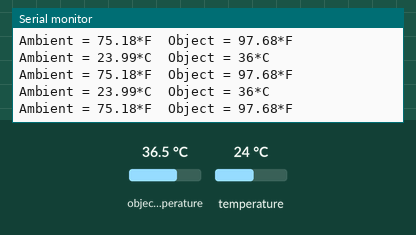
This sketch was run on a simulated ESP32. Parts: the last lines printed to the serial monitor. The test bench sets the inputs (shaded band); at power-on: object temperature 36.5 °C, temperature 24 °C.

Above: at 1.2 s.
1.3 s: object temperature set to 20 °C
At 1.9 s:
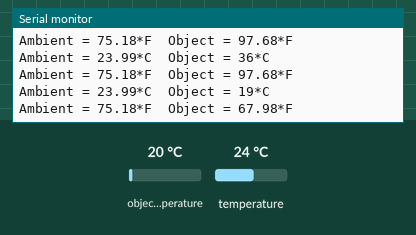
2.8 s: temperature set to 12 °C
At 3.4 s:
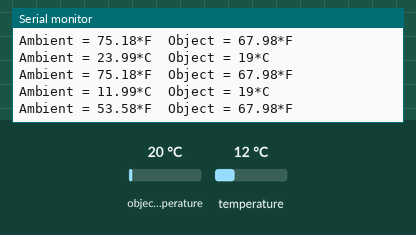
4.3 s: object temperature set to 26 °C
At 4.9 s:
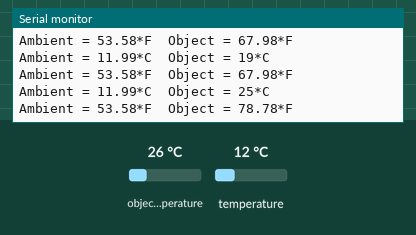
Timing chart, 0 to 7.3 s (numbered marks = the images above; inputs shaded):
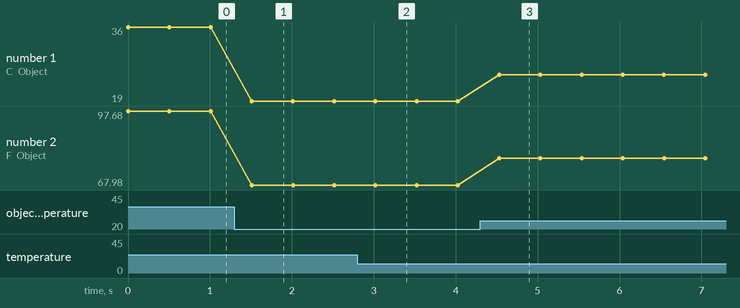

Measured:
- after the input at 1.3 s, the serial monitor: prints a new line after 0.21 s (image 1)
- after the input at 2.8 s, the serial monitor: prints a new line after 0.22 s (image 2)
- after the input at 4.3 s, the serial monitor: prints a new line after 0.23 s (image 3)
- plotted number 1: 36 → 19 after the input at 1.3 s, 19 → 25 after the input at 4.3 s
- plotted number 2: 97.68 → 67.98 after the input at 1.3 s, 67.98 → 78.78 after the input at 4.3 s

The sketch:

SensorTempMLX90614.ino
```cpp
// Incluir las bibliotecas necesarias
#include <Wire.h>
#include <Adafruit_MLX90614.h>

//Generar instancia de objeto que manejará las variables y funciones de la lectura del sensor
Adafruit_MLX90614 mlx = Adafruit_MLX90614();
int temperatura=0;

//Inicialización de programa, la parte del programa que sucede sólo una vez al energizar
void setup() {

  //Iniciar comunicación serial
  Serial.begin(115200);
  Serial.println("Adafruit MLX90614 test");
  // Configuracion de los pines I2C (SDA,SCL)
  Wire.begin (14,15);
  //Inicio de comunicación con el sensor
  mlx.begin();
}

//Cuerpo del programa, la parte que se repite constantemente
void loop() {
   temperatura=mlx.readObjectTempC();
  //Secuencia donde se imprime la lectura del sensor mlx.readAmbientTempC ()
  Serial.print("Ambient = "); Serial.print(mlx.readAmbientTempC());
  Serial.print("*C\tObject = "); Serial.print(temperatura); Serial.println("*C");
  Serial.print("Ambient = "); Serial.print(mlx.readAmbientTempF());
  Serial.print("*F\tObject = "); Serial.print(mlx.readObjectTempF()); Serial.println("*F");

  Serial.println();

  //Espera entre lecturas
  delay(500);
}
```
